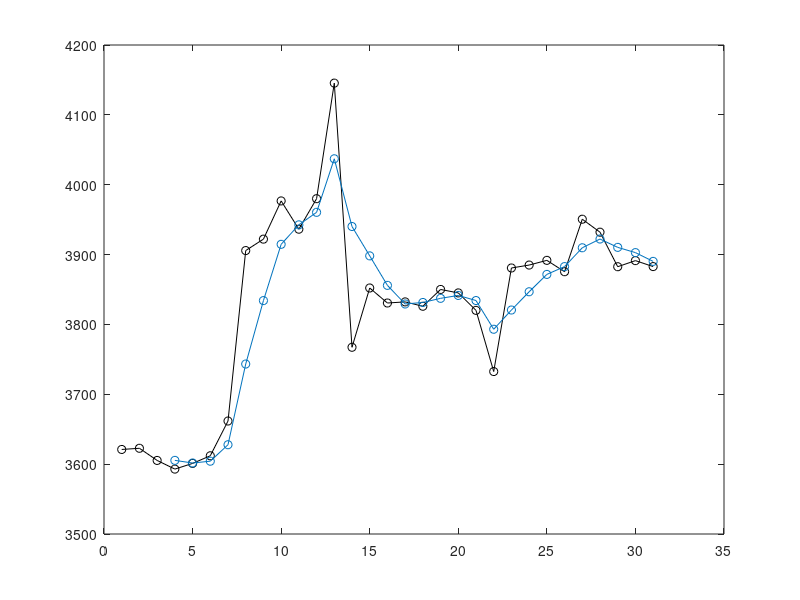

This chart was generated by the following MATLAB code: (Note: this script raises an error after producing the figure.)

      close all
      
load bitcoindata
v = struct2cell(data.bpi);
v = cat(1,v{:});
plot(v,'-ko')
w = [4 3 2 1];
for i = 4:31
	z(i) = (w(1)*v(i) + w(2)*v(i-1)... 
	  + w(3)*v(i-2) + w(4)*v(i-3)) / sum(w);
end
z(1:3) = NaN;  % not a number
hold on, plot(z,'-o')
					
      if length(get(0,'children')) > 0
        set(gcf,'paperpos',[0 0 5 2.75])
        print -dsvg so_conv_bitcoin3.svg
      end
      
      
